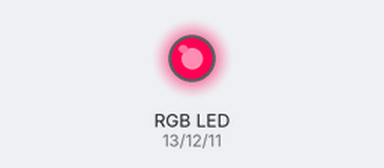
Simulated run of this sketch. Board: Arduino Uno, built with avr-gcc and run on an emulated ATmega328P. On the bench: an RGB LED mixed from three pins (HIGH = lit).

Above: at 0.15 s.
At 4.36 s:
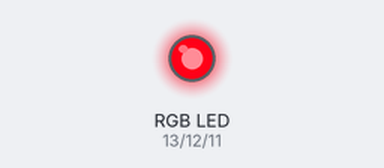
At 9.78 s:
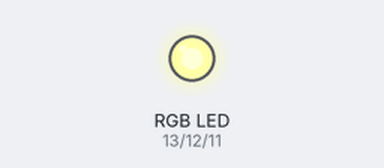
At 19.42 s:
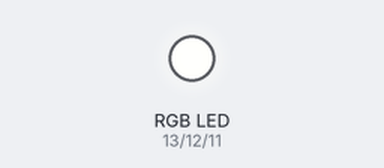
At 29.05 s:
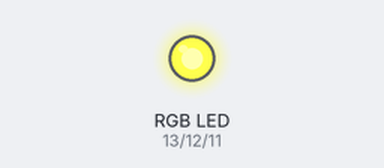
At 39.59 s:
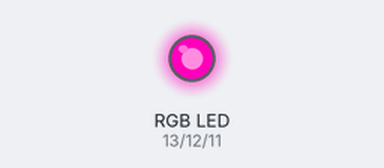
Timing chart, 0 to 39.9 s (numbered marks = the images above):
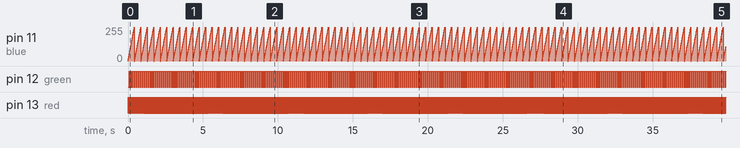

Measured:
- by itself, pin 11 (blue): ramps from 0/255 to 252/255 and jumps back, once every 0.43 s
- by itself, pin 12 (green): alternates HIGH for 0.06 s and LOW for 0.07 s
- by itself, pin 13 (red): alternates HIGH for 0.02 s and LOW for 0.03 s

The sketch:

color.ino
```cpp
int green = 12;
int red = 13;
int blue = 11;
void setup() {
  // put your setup code here, to run once:
  pinMode(red, OUTPUT);
  pinMode(green, OUTPUT);
  pinMode(blue, OUTPUT);
}
int x =0;
int y=0;
int z = 0;

void loop() {
  // put your main code here, to run repeatedly:
  setColor(x, y, z);
  delay(10);
  x+=53;
  y+=6;
  z+=20;
  x = x > 255 ? 0 : x;
  y = y > 255 ? 0 : y;
  z = z > 255 ? 0 : z;

}

void setColor(int r, int g, int b) {
  analogWrite(red, r);
  analogWrite(blue, g);
  analogWrite(green, b);
  }
```
